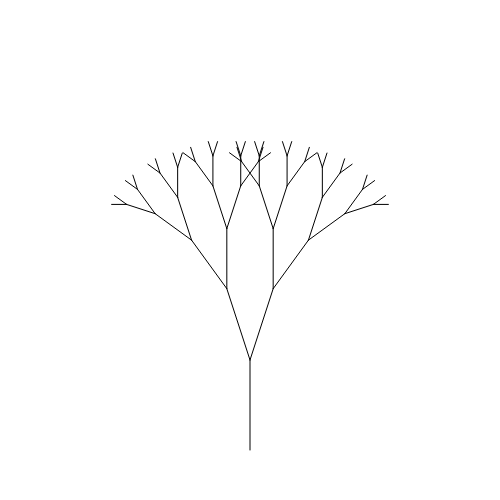
Frame 1 (no input)
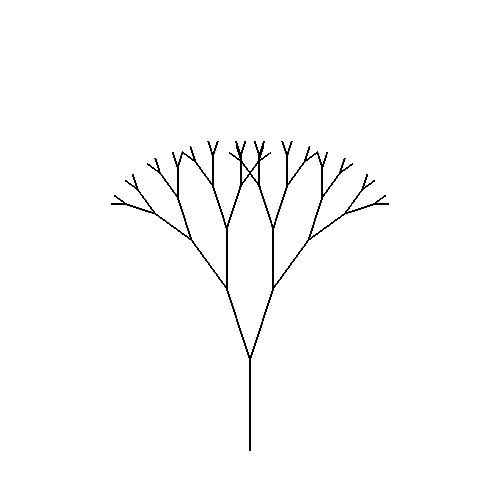
Frame 60 (no input)
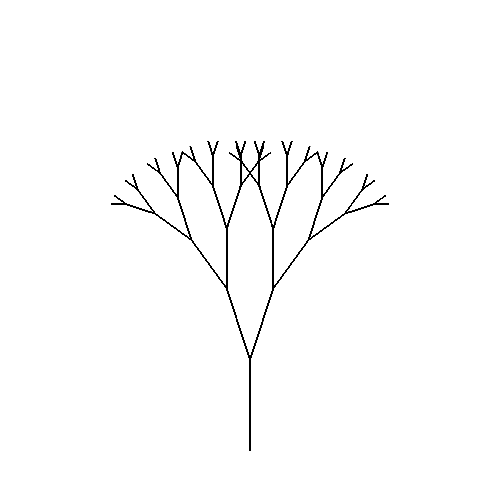
Frame 120 (the mouse pressed at the canvas centre since frame 60)

The p5.js sketch that drew these frames (run headless with seeded random() and noise() and a simulated clock; from frame 60 on, the mouse is pressed at the canvas centre):

// p5.js sketch
// ── sketch.js
// Project Title
// Your Name
// Date
//
// Extra for Experts:
// - describe what you did to take this project "above and beyond"


let scale = 15;
function setup() {
  createCanvas(500, 500);
  background(255);
}
function draw() {
  drawTree(width / 2, height * .9, 90, 6);
}
function drawLine(x1, y1, x2, y2, depth) {
  //draw a line segment connecting (x1,y1) to (x2,y2)
  line(x1, y1, x2, y2);
}
function drawTree(x1, y1, angle, depth) {
  if (depth > 0) {
    let x2 = x1 + (cos(radians(angle)) * depth * scale); //calculate
    //endpoints of current branch
    let y2 = y1 - (sin(radians(angle)) * depth * scale); //using trig
    //Get shorter based on depth
    drawLine(x1, y1, x2, y2, depth);
    //for a 2-branch tree:
    drawTree(x2, y2, angle - 18, depth - 1);
    drawTree(x2, y2, angle + 18, depth - 1);

  }
}

function balloon(){
  
}
